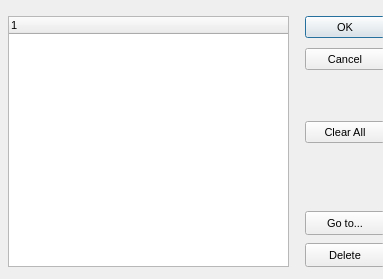
<?xml version="1.0"?>
<ui version="4.0">
  <class>ObjectTreeDialog</class>
  <widget class="QDialog" name="IDD_OBJTREEDLG">
    <property name="geometry">
      <rect>
        <x>0</x>
        <y>0</y>
        <width>383</width>
        <height>279</height>
      </rect>
    </property>
    <property name="windowTitle">
      <string>Objects</string>
    </property>
    <property name="font">
      <font>
        <family>Liberation Sans</family>
        <pointsize>8</pointsize>
        <bold>false</bold>
        <italic>false</italic>
      </font>
    </property>
    <property name="enabled">
      <bool>true</bool>
    </property>
    <property name="windowFlags">
      <set>Qt::Dialog|Qt::WindowCloseButtonHint</set>
    </property>
    <property name="minimumSize">
      <size>
        <width>383</width>
        <height>279</height>
      </size>
    </property>
    <property name="maximumSize">
      <size>
        <width>383</width>
        <height>279</height>
      </size>
    </property>
    <widget class="QTreeWidget" name="IDC_OBJTREE">
      <property name="geometry">
        <rect>
          <x>8</x>
          <y>16</y>
          <width>281</width>
          <height>251</height>
        </rect>
      </property>
      <property name="visible">
        <bool>true</bool>
      </property>
      <property name="enabled">
        <bool>true</bool>
      </property>
      <property name="rootIsDecorated">
        <bool>true</bool>
      </property>
    </widget>
    <widget class="QPushButton" name="IDOK">
      <property name="geometry">
        <rect>
          <x>305</x>
          <y>16</y>
          <width>80</width>
          <height>22</height>
        </rect>
      </property>
      <property name="text">
        <string>OK</string>
      </property>
      <property name="visible">
        <bool>true</bool>
      </property>
      <property name="enabled">
        <bool>true</bool>
      </property>
      <property name="default">
        <bool>true</bool>
      </property>
      <property name="autoDefault">
        <bool>true</bool>
      </property>
    </widget>
    <widget class="QPushButton" name="IDCANCEL">
      <property name="geometry">
        <rect>
          <x>305</x>
          <y>48</y>
          <width>80</width>
          <height>22</height>
        </rect>
      </property>
      <property name="text">
        <string>Cancel</string>
      </property>
      <property name="visible">
        <bool>true</bool>
      </property>
      <property name="enabled">
        <bool>true</bool>
      </property>
      <property name="default">
        <bool>false</bool>
      </property>
      <property name="autoDefault">
        <bool>false</bool>
      </property>
    </widget>
    <widget class="QPushButton" name="IDC_CLEAR">
      <property name="geometry">
        <rect>
          <x>305</x>
          <y>121</y>
          <width>80</width>
          <height>22</height>
        </rect>
      </property>
      <property name="text">
        <string>Clear All</string>
      </property>
      <property name="visible">
        <bool>true</bool>
      </property>
      <property name="enabled">
        <bool>true</bool>
      </property>
      <property name="default">
        <bool>false</bool>
      </property>
      <property name="autoDefault">
        <bool>false</bool>
      </property>
    </widget>
    <widget class="QPushButton" name="IDC_GOTO">
      <property name="geometry">
        <rect>
          <x>305</x>
          <y>211</y>
          <width>80</width>
          <height>24</height>
        </rect>
      </property>
      <property name="text">
        <string>Go to...</string>
      </property>
      <property name="visible">
        <bool>true</bool>
      </property>
      <property name="enabled">
        <bool>true</bool>
      </property>
      <property name="default">
        <bool>false</bool>
      </property>
      <property name="autoDefault">
        <bool>false</bool>
      </property>
    </widget>
    <widget class="QPushButton" name="IDC_DELETE">
      <property name="geometry">
        <rect>
          <x>305</x>
          <y>243</y>
          <width>80</width>
          <height>24</height>
        </rect>
      </property>
      <property name="text">
        <string>Delete</string>
      </property>
      <property name="visible">
        <bool>true</bool>
      </property>
      <property name="enabled">
        <bool>true</bool>
      </property>
      <property name="default">
        <bool>false</bool>
      </property>
      <property name="autoDefault">
        <bool>false</bool>
      </property>
    </widget>
    <action name="IDD_ORPHANHUNTER">
      <property name="text">
        <string>Orphan Hunter</string>
      </property>
    </action>
    <action name="IDD_REORDER_PAGES">
      <property name="text">
        <string>Reorder Net Pages</string>
      </property>
    </action>
    <action name="IDD_SHOW_ALL_CHECKED_OUT">
      <property name="text">
        <string>Show All Pages Checked Out</string>
      </property>
    </action>
    <action name="IDM_IMPORT_BITMAP">
      <property name="text">
        <string>Bitmap/Animation Converter...</string>
      </property>
    </action>
    <action name="ID_APP_ABOUT">
      <property name="text">
        <string>&amp;About editor...</string>
      </property>
    </action>
    <action name="ID_APP_EXIT">
      <property name="text">
        <string>E&amp;xit</string>
      </property>
      <property name="shortcut">
        <string>Alt+X</string>
      </property>
    </action>
    <action name="ID_BRIEFING_EDITOR">
      <property name="text">
        <string>Briefing Editor...</string>
      </property>
    </action>
    <action name="ID_BUTTON_LIGHTING">
      <property name="text">
        <string>ID_BUTTON_LIGHTING</string>
      </property>
    </action>
    <action name="ID_BUTTON_OUTLINE">
      <property name="text">
        <string>ID_BUTTON_OUTLINE</string>
      </property>
    </action>
    <action name="ID_BUTTON_WINDOWSELECTION">
      <property name="text">
        <string>ID_BUTTON_WINDOWSELECTION</string>
      </property>
    </action>
    <action name="ID_D3HELP">
      <property name="text">
        <string>Help on D3 Editor</string>
      </property>
    </action>
    <action name="ID_EDITORS_AIPROPERTIES">
      <property name="text">
        <string>AI Properties...</string>
      </property>
    </action>
    <action name="ID_EDITORS_AMBIENTSOUNDS">
      <property name="text">
        <string>Ambient Sounds...</string>
      </property>
    </action>
    <action name="ID_EDITORS_DALLAS">
      <property name="text">
        <string>Dallas Graphical Script Editor...</string>
      </property>
    </action>
    <action name="ID_EDITORS_FILES">
      <property name="text">
        <string>Files...</string>
      </property>
    </action>
    <action name="ID_EDITORS_MEGACELLS">
      <property name="text">
        <string>Megacells...</string>
      </property>
    </action>
    <action name="ID_EDIT_ADDSELECT">
      <property name="text">
        <string>Add Current Room to Selected List</string>
      </property>
    </action>
    <action name="ID_EDIT_ATTACH">
      <property name="text">
        <string>&amp;Attach</string>
      </property>
    </action>
    <action name="ID_EDIT_CLEARSELECTED">
      <property name="text">
        <string>Clear Selected List</string>
      </property>
    </action>
    <action name="ID_EDIT_COPY">
      <property name="text">
        <string>&amp;Copy</string>
      </property>
      <property name="shortcut">
        <string>Ctrl+Ins</string>
      </property>
    </action>
    <action name="ID_EDIT_CUT">
      <property name="text">
        <string>Cu&amp;t</string>
      </property>
      <property name="shortcut">
        <string>Shift+Del</string>
      </property>
    </action>
    <action name="ID_EDIT_DELETE">
      <property name="text">
        <string>&amp;Delete</string>
      </property>
    </action>
    <action name="ID_EDIT_LOADSCRAP">
      <property name="text">
        <string>Load Scrap from Disk</string>
      </property>
    </action>
    <action name="ID_EDIT_PASTE">
      <property name="text">
        <string>&amp;Paste</string>
      </property>
      <property name="shortcut">
        <string>Shift+Ins</string>
      </property>
    </action>
    <action name="ID_EDIT_PLACE">
      <property name="text">
        <string>&amp;Place in Mine</string>
      </property>
    </action>
    <action name="ID_EDIT_PLACE_TERRAIN">
      <property name="text">
        <string>&amp;Place on Terrain</string>
      </property>
    </action>
    <action name="ID_EDIT_REMOVESELECT">
      <property name="text">
        <string>Remove Current Room from Selected List</string>
      </property>
    </action>
    <action name="ID_EDIT_SAVESCRAP">
      <property name="text">
        <string>Save Scrap to Disk</string>
      </property>
    </action>
    <action name="ID_EDIT_SELECTATTACHED">
      <property name="text">
        <string>Select All Rooms Attached to Current Room</string>
      </property>
    </action>
    <action name="ID_EDIT_UNDO">
      <property name="text">
        <string>&amp;Undo</string>
      </property>
      <property name="shortcut">
        <string>Alt+Backspace</string>
      </property>
    </action>
    <action name="ID_FILE_AUTOSAVE">
      <property name="text">
        <string>Autosave</string>
      </property>
      <property name="checkable">
        <bool>true</bool>
      </property>
    </action>
    <action name="ID_FILE_CHECKMINE">
      <property name="text">
        <string>&amp;Check Mine</string>
      </property>
    </action>
    <action name="ID_FILE_FIXCRACKS">
      <property name="text">
        <string>Fix Level Cracks</string>
      </property>
    </action>
    <action name="ID_FILE_FIXDEGENERATEFACES">
      <property name="text">
        <string>Fix/Remove Degenerate Faces</string>
      </property>
    </action>
    <action name="ID_FILE_IMPORT_ROOM">
      <property name="text">
        <string>Import 3DSMax Room</string>
      </property>
    </action>
    <action name="ID_FILE_INFORMATION">
      <property name="text">
        <string>&amp;Information</string>
      </property>
      <property name="shortcut">
        <string>Alt+I</string>
      </property>
    </action>
    <action name="ID_FILE_LEAVE_EDITOR">
      <property name="text">
        <string>Go to main menu...</string>
      </property>
    </action>
    <action name="ID_FILE_LEVELPROPS">
      <property name="text">
        <string>Set Selected Room(s) Properties</string>
      </property>
    </action>
    <action name="ID_FILE_LEVEL_INFO">
      <property name="text">
        <string>Edit Level Info...</string>
      </property>
    </action>
    <action name="ID_FILE_MRU_FILE1">
      <property name="text">
        <string>Recent File</string>
      </property>
      <property name="enabled">
        <bool>false</bool>
      </property>
    </action>
    <action name="ID_FILE_NEW">
      <property name="text">
        <string>&amp;New</string>
      </property>
      <property name="shortcut">
        <string>Ctrl+N</string>
      </property>
    </action>
    <action name="ID_FILE_OPEN">
      <property name="text">
        <string>&amp;Open...</string>
      </property>
      <property name="shortcut">
        <string>Ctrl+O</string>
      </property>
    </action>
    <action name="ID_FILE_PLAY640X480">
      <property name="text">
        <string>&amp;Play in 640 x 480</string>
      </property>
      <property name="shortcut">
        <string>Alt+P</string>
      </property>
    </action>
    <action name="ID_FILE_PREFERENCES">
      <property name="text">
        <string>Preferences</string>
      </property>
    </action>
    <action name="ID_FILE_PRINT">
      <property name="text">
        <string>&amp;Print...</string>
      </property>
      <property name="shortcut">
        <string>Ctrl+P</string>
      </property>
    </action>
    <action name="ID_FILE_PRINT_PREVIEW">
      <property name="text">
        <string>Print Pre&amp;view</string>
      </property>
    </action>
    <action name="ID_FILE_PRINT_SETUP">
      <property name="text">
        <string>P&amp;rint Setup...</string>
      </property>
    </action>
    <action name="ID_FILE_REMOVEDUPLICATEFACESFROMCURRENTROOM">
      <property name="text">
        <string>Remove Duplicate Faces from Current Room</string>
      </property>
    </action>
    <action name="ID_FILE_REMOVEEXTRAPOINTS">
      <property name="text">
        <string>Remove Extra Points</string>
      </property>
    </action>
    <action name="ID_FILE_RESTOREGAMESTATE">
      <property name="text">
        <string>Restore Gamestate</string>
      </property>
    </action>
    <action name="ID_FILE_SAVE">
      <property name="text">
        <string>&amp;Save</string>
      </property>
      <property name="shortcut">
        <string>Ctrl+S</string>
      </property>
    </action>
    <action name="ID_FILE_SAVEGOALTEXT">
      <property name="text">
        <string>Save Goal Text to File</string>
      </property>
    </action>
    <action name="ID_FILE_SAVE_AS">
      <property name="text">
        <string>Save &amp;As...</string>
      </property>
    </action>
    <action name="ID_FILE_SAVE_COPY_AS">
      <property name="text">
        <string>Save Copy &amp;As...</string>
      </property>
    </action>
    <action name="ID_FILE_STATS">
      <property name="text">
        <string>Show Level Stats</string>
      </property>
    </action>
    <action name="ID_FILE_UPDATE">
      <property name="text">
        <string>&amp;Update</string>
      </property>
      <property name="shortcut">
        <string>Ctrl+S</string>
      </property>
    </action>
    <action name="ID_FILE_VERIFY_LEVEL">
      <property name="text">
        <string>Verify Level</string>
      </property>
    </action>
    <action name="ID_HOTSPOT_TGA">
      <property name="text">
        <string>HotSpot TGA Extractor...</string>
      </property>
    </action>
    <action name="ID_MINE_VIEW">
      <property name="text">
        <string>Mine View</string>
      </property>
      <property name="shortcut">
        <string>F2</string>
      </property>
    </action>
    <action name="ID_OBJBUTTON">
      <property name="text">
        <string>ID_OBJBUTTON</string>
      </property>
    </action>
    <action name="ID_OBJECT_DELETEOBJECT">
      <property name="text">
        <string>Delete Object</string>
      </property>
      <property name="shortcut">
        <string>Del</string>
      </property>
    </action>
    <action name="ID_OBJECT_MOVEPLAYER">
      <property name="text">
        <string>Move Player 0 to Viewer</string>
      </property>
    </action>
    <action name="ID_OBJECT_PLACECAMERAATCURRENTFACE">
      <property name="text">
        <string>Create New Camera at Current Face</string>
      </property>
    </action>
    <action name="ID_OBJECT_PLACECAMERAATVIEWER">
      <property name="text">
        <string>Create New Camera at Viewer</string>
      </property>
    </action>
    <action name="ID_OBJECT_PLACEOBJECT">
      <property name="text">
        <string>Place Object</string>
      </property>
      <property name="shortcut">
        <string>Ins</string>
      </property>
    </action>
    <action name="ID_OBJECT_PLACESOUNDSOURCEATVIEWER">
      <property name="text">
        <string>Create SoundSource at Viewer</string>
      </property>
    </action>
    <action name="ID_OBJECT_PLACEWAYPOINTATVIEWER">
      <property name="text">
        <string>Place Waypoint at Viewer</string>
      </property>
    </action>
    <action name="ID_OBJECT_SELECTBYNUMBER">
      <property name="text">
        <string>Select Object By Number</string>
      </property>
    </action>
    <action name="ID_OBJECT_SETCAMERAFROMVIEWER">
      <property name="text">
        <string>Move Camera to Viewer</string>
      </property>
    </action>
    <action name="ID_OBJECT_SETVIEWERFROMCAMERA">
      <property name="text">
        <string>Move Viewer to Camera</string>
      </property>
    </action>
    <action name="ID_OSIRISCOMPILE">
      <property name="text">
        <string>ID_OSIRISCOMPILE</string>
      </property>
    </action>
    <action name="ID_REINIT_OPENGL">
      <property name="text">
        <string>ID_REINIT_OPENGL</string>
      </property>
    </action>
    <action name="ID_ROOM_ADD">
      <property name="text">
        <string>&amp;Add Room at Current Face</string>
      </property>
      <property name="shortcut">
        <string>Shift+A</string>
      </property>
    </action>
    <action name="ID_ROOM_ADDVERTTONEWFACE">
      <property name="text">
        <string>Add Vert to New Face</string>
      </property>
      <property name="shortcut">
        <string>Shift+V</string>
      </property>
    </action>
    <action name="ID_ROOM_ATTACHROOM">
      <property name="text">
        <string>Attach Room</string>
      </property>
    </action>
    <action name="ID_ROOM_BUILDBRIDGE">
      <property name="text">
        <string>&amp;Build Bridge</string>
      </property>
    </action>
    <action name="ID_ROOM_BUILDSMOOTHBRIDGE">
      <property name="text">
        <string>Build Smooth Bridge</string>
      </property>
      <property name="shortcut">
        <string>Ctrl+B</string>
      </property>
    </action>
    <action name="ID_ROOM_CLEARCENTERPOINT">
      <property name="text">
        <string>Clear Center Point</string>
      </property>
    </action>
    <action name="ID_ROOM_COMBINE">
      <property name="text">
        <string>Combine Rooms</string>
      </property>
    </action>
    <action name="ID_ROOM_DELETE">
      <property name="text">
        <string>Delete Current Room</string>
      </property>
    </action>
    <action name="ID_ROOM_DELETECONNECTEDFACES">
      <property name="text">
        <string>Delete Connected Faces</string>
      </property>
    </action>
    <action name="ID_ROOM_DELETEFACE">
      <property name="text">
        <string>Delete Current Face</string>
      </property>
    </action>
    <action name="ID_ROOM_DELETEPORTAL">
      <property name="text">
        <string>Delete Current Portal</string>
      </property>
    </action>
    <action name="ID_ROOM_DELETEVERT">
      <property name="text">
        <string>Delete Current Vert From Face</string>
      </property>
    </action>
    <action name="ID_ROOM_DROPROOM">
      <property name="text">
        <string>Drop Room</string>
      </property>
    </action>
    <action name="ID_ROOM_FACE_ADDVERTTOEDGE">
      <property name="text">
        <string>Add Vert To Edge</string>
      </property>
    </action>
    <action name="ID_ROOM_FACE_DELETEVERTONEDGE">
      <property name="text">
        <string>Delete Vert on Edge</string>
      </property>
    </action>
    <action name="ID_ROOM_FACE_MOVEVERTONEDGE">
      <property name="text">
        <string>Move Vert on Edge</string>
      </property>
    </action>
    <action name="ID_ROOM_FACE_SPLITFACE">
      <property name="text">
        <string>Split Face</string>
      </property>
    </action>
    <action name="ID_ROOM_FINISHNEWFACE">
      <property name="text">
        <string>Add Last Point to New Face (Finish Face)</string>
      </property>
    </action>
    <action name="ID_ROOM_GRABTEXTURE">
      <property name="text">
        <string>Grab Texture</string>
      </property>
      <property name="shortcut">
        <string>G</string>
      </property>
    </action>
    <action name="ID_ROOM_JOINROOMS">
      <property name="text">
        <string>Join Rooms</string>
      </property>
    </action>
    <action name="ID_ROOM_JOINROOMSEXACT">
      <property name="text">
        <string>Join Rooms Exact</string>
      </property>
    </action>
    <action name="ID_ROOM_JOIN_ADJACENT_FACES">
      <property name="text">
        <string>Join Adjacent Faces</string>
      </property>
    </action>
    <action name="ID_ROOM_LINKTONEWEXTERNAL">
      <property name="text">
        <string>Link Room to New External Room</string>
      </property>
    </action>
    <action name="ID_ROOM_MARK">
      <property name="text">
        <string>&amp;Mark Room/Face</string>
      </property>
      <property name="shortcut">
        <string>Ctrl+M</string>
      </property>
    </action>
    <action name="ID_ROOM_MERGEOBJECTINTOROOM">
      <property name="text">
        <string>Merge Object into Room</string>
      </property>
    </action>
    <action name="ID_ROOM_NEXTFACE">
      <property name="text">
        <string>Next Face</string>
      </property>
      <property name="shortcut">
        <string>F</string>
      </property>
    </action>
    <action name="ID_ROOM_PLACEROOM">
      <property name="text">
        <string>Place Room at Current Room</string>
      </property>
    </action>
    <action name="ID_ROOM_PLACETERRAINROOM">
      <property name="text">
        <string>Place Room at Current Terrain Cell</string>
      </property>
    </action>
    <action name="ID_ROOM_PREVIOUSFACE">
      <property name="text">
        <string>Previous Face</string>
      </property>
      <property name="shortcut">
        <string>Shift+F</string>
      </property>
    </action>
    <action name="ID_ROOM_PROPAGATETOADJACENTCOPLANARFACES">
      <property name="text">
        <string>Propagate to Adjacent Coplanar Faces</string>
      </property>
      <property name="shortcut">
        <string>Ctrl+F</string>
      </property>
    </action>
    <action name="ID_ROOM_PROPAGATETOALL">
      <property name="text">
        <string>Propagate to All Faces in Room</string>
      </property>
      <property name="shortcut">
        <string>Shift+R</string>
      </property>
    </action>
    <action name="ID_ROOM_RENAMEROOM">
      <property name="text">
        <string>Rename Room</string>
      </property>
      <property name="shortcut">
        <string>Ctrl+R</string>
      </property>
    </action>
    <action name="ID_ROOM_ROTATEPLACEDROOM45DEGREES">
      <property name="text">
        <string>Rotate Placed Room 45 Degrees</string>
      </property>
    </action>
    <action name="ID_ROOM_SAVECURRENTROOM">
      <property name="text">
        <string>Save Current Room</string>
      </property>
    </action>
    <action name="ID_ROOM_SELECTBYNUMBER">
      <property name="text">
        <string>Select Room by Number</string>
      </property>
    </action>
    <action name="ID_ROOM_SELECTFACEBYNUMBER">
      <property name="text">
        <string>Select Face by Number</string>
      </property>
    </action>
    <action name="ID_ROOM_SETCENTERFROMVIEWER">
      <property name="text">
        <string>Set Room Center from Viewer</string>
      </property>
    </action>
    <action name="ID_ROOM_SNAPPLACEDROOM">
      <property name="text">
        <string>Snap Placed Room</string>
      </property>
    </action>
    <action name="ID_ROOM_SNAPPOINTTOEDGE">
      <property name="text">
        <string>Snap Point to Edge</string>
      </property>
    </action>
    <action name="ID_ROOM_SNAPPOINTTOFACE">
      <property name="text">
        <string>Snap Point to Face</string>
      </property>
    </action>
    <action name="ID_ROOM_SNAPPOINTTOPOINT">
      <property name="text">
        <string>Snap Point to Point</string>
      </property>
    </action>
    <action name="ID_ROOM_SPLITFACE">
      <property name="text">
        <string>Triangulate face</string>
      </property>
    </action>
    <action name="ID_ROOM_STARTNEWFACE">
      <property name="text">
        <string>Add First Point to New Face (Start Face)</string>
      </property>
    </action>
    <action name="ID_ROOM_SWAPMAKEDANDCURRENTROOMFACE">
      <property name="text">
        <string>Swap Marked and Current Room/Face</string>
      </property>
    </action>
    <action name="ID_ROOM_UNDOSNAP">
      <property name="text">
        <string>Undo Snap</string>
      </property>
    </action>
    <action name="ID_ROOM_UNPLACEROOM">
      <property name="text">
        <string>Un-place Room/Group/Door</string>
      </property>
    </action>
    <action name="ID_ROOM_VIEW">
      <property name="text">
        <string>Room View</string>
      </property>
      <property name="shortcut">
        <string>F4</string>
      </property>
    </action>
    <action name="ID_SCRIPT_LEVEL_INTERFACE">
      <property name="text">
        <string>Levels and Scripts...</string>
      </property>
    </action>
    <action name="ID_SUBEDITORS_FONT">
      <property name="text">
        <string>Font Editor...</string>
      </property>
    </action>
    <action name="ID_SUBEDITORS_HOGMAKER">
      <property name="text">
        <string>Hog Maker...</string>
      </property>
    </action>
    <action name="ID_SUBEDITORS_TABLEFILEEDIT">
      <property name="text">
        <string>Table File Text Editor...</string>
      </property>
    </action>
    <action name="ID_SUBEDITORS_TABLEFILEFILTER">
      <property name="text">
        <string>Table File Filter...</string>
      </property>
    </action>
    <action name="ID_TABLEEDIT_FILE_EXIT">
      <property name="text">
        <string>&amp;Exit</string>
      </property>
    </action>
    <action name="ID_TABLEEDIT_FILE_LOAD">
      <property name="text">
        <string>&amp;Load...</string>
      </property>
    </action>
    <action name="ID_TABLEEDIT_FILE_SAVE">
      <property name="text">
        <string>&amp;Save</string>
      </property>
    </action>
    <action name="ID_TABLEEDIT_FILE_SAVE_AS">
      <property name="text">
        <string>S&amp;ave as...</string>
      </property>
    </action>
    <action name="ID_TABLEFILTER_FILE_EXIT">
      <property name="text">
        <string>Exit</string>
      </property>
    </action>
    <action name="ID_TABLEFILTER_FILE_LOAD">
      <property name="text">
        <string>Load...</string>
      </property>
    </action>
    <action name="ID_TABLEFILTER_FILE_NEW">
      <property name="text">
        <string>New</string>
      </property>
    </action>
    <action name="ID_TABLEFILTER_FILE_SAVE">
      <property name="text">
        <string>Save</string>
      </property>
    </action>
    <action name="ID_TABLEFILTER_FILE_SAVEAS">
      <property name="text">
        <string>Save as...</string>
      </property>
    </action>
    <action name="ID_TERRAIN_VIEW">
      <property name="text">
        <string>Terrain View</string>
      </property>
      <property name="shortcut">
        <string>F3</string>
      </property>
    </action>
    <action name="ID_TEST_TEST1">
      <property name="text">
        <string>Test function 1</string>
      </property>
    </action>
    <action name="ID_TEST_TEST2">
      <property name="text">
        <string>Test function 2</string>
      </property>
    </action>
    <action name="ID_TEST_TEST3">
      <property name="text">
        <string>Test function 3</string>
      </property>
    </action>
    <action name="ID_TOOLS_WORLD_OBJECTS_BUILDINGS">
      <property name="text">
        <string>Buildings...</string>
      </property>
    </action>
    <action name="ID_TOOLS_WORLD_OBJECTS_CLUTTER">
      <property name="text">
        <string>Clutter...</string>
      </property>
    </action>
    <action name="ID_TOOLS_WORLD_OBJECTS_DOOR">
      <property name="text">
        <string>Doors...</string>
      </property>
    </action>
    <action name="ID_TOOLS_WORLD_OBJECTS_LIGHTS">
      <property name="text">
        <string>Lights...</string>
      </property>
    </action>
    <action name="ID_TOOLS_WORLD_OBJECTS_PLAYER">
      <property name="text">
        <string>Player Ships...</string>
      </property>
    </action>
    <action name="ID_TOOLS_WORLD_OBJECTS_POWERUPS">
      <property name="text">
        <string>Powerups...</string>
      </property>
    </action>
    <action name="ID_TOOLS_WORLD_OBJECTS_ROBOTS">
      <property name="text">
        <string>Robots...</string>
      </property>
    </action>
    <action name="ID_TOOLS_WORLD_OBJECTS_SOUND">
      <property name="text">
        <string>Sounds...</string>
      </property>
    </action>
    <action name="ID_TOOLS_WORLD_TEXTURES">
      <property name="text">
        <string>Textures...</string>
      </property>
    </action>
    <action name="ID_TOOLS_WORLD_WEAPONS">
      <property name="text">
        <string>Weapons...</string>
      </property>
    </action>
    <action name="ID_VIEW_CENTERONCUBE">
      <property name="text">
        <string>Center on Current &amp;Room</string>
      </property>
      <property name="shortcut">
        <string>Home</string>
      </property>
    </action>
    <action name="ID_VIEW_CENTERONMINE">
      <property name="text">
        <string>Center on &amp;Mine Origin</string>
      </property>
    </action>
    <action name="ID_VIEW_CENTERONOBJECT">
      <property name="text">
        <string>Center on Current &amp;Object</string>
      </property>
    </action>
    <action name="ID_VIEW_DELETEVIEWER">
      <property name="text">
        <string>Delete Viewer</string>
      </property>
    </action>
    <action name="ID_VIEW_FLIP">
      <property name="text">
        <string>Flip Viewer</string>
      </property>
      <property name="shortcut">
        <string>/</string>
      </property>
    </action>
    <action name="ID_VIEW_KEYPAD_TOGGLE">
      <property name="text">
        <string>Keypad</string>
      </property>
      <property name="shortcut">
        <string>F10</string>
      </property>
    </action>
    <action name="ID_VIEW_MOVECAMERATOCURRENTOBJECT">
      <property name="text">
        <string>Move camera to Current Object</string>
      </property>
    </action>
    <action name="ID_VIEW_MOVECAMERATOSELECTEDFACE">
      <property name="text">
        <string>Move camera to &amp;Current Face</string>
      </property>
      <property name="shortcut">
        <string>Shift+C</string>
      </property>
    </action>
    <action name="ID_VIEW_MOVECAMERATOSELECTEDROOM">
      <property name="text">
        <string>Move camera to &amp;Current Room</string>
      </property>
      <property name="shortcut">
        <string>C</string>
      </property>
    </action>
    <action name="ID_VIEW_NEWVIEWER">
      <property name="text">
        <string>New Viewer</string>
      </property>
    </action>
    <action name="ID_VIEW_NEXTVIEWER">
      <property name="text">
        <string>Next Viewer</string>
      </property>
    </action>
    <action name="ID_VIEW_RESETVIEWRADIUS">
      <property name="text">
        <string>Reset View Radius</string>
      </property>
    </action>
    <action name="ID_VIEW_SHOWOBJECTSINWIREFRAMEVIEW">
      <property name="text">
        <string>Show objects in Wireframe view</string>
      </property>
    </action>
    <action name="ID_VIEW_SHOWVIEWERFORWARDVECTOR">
      <property name="text">
        <string>Show Viewer Forward Vector</string>
      </property>
    </action>
    <action name="ID_VIEW_STATUS_BAR">
      <property name="text">
        <string>&amp;Status Bar</string>
      </property>
    </action>
    <action name="ID_VIEW_TEXTUREMINE">
      <property name="text">
        <string>Te&amp;xtured view</string>
      </property>
    </action>
    <action name="ID_VIEW_TOOLBAR">
      <property name="text">
        <string>&amp;Toolbar</string>
      </property>
    </action>
    <action name="ID_VIEW_VIEWPROP">
      <property name="text">
        <string>Display Viewer Properties</string>
      </property>
    </action>
    <action name="ID_VIEW_WIREFRAMEMINE">
      <property name="text">
        <string>&amp;Wireframe view</string>
      </property>
    </action>
    <action name="ID_WINDOW_CASCADE">
      <property name="text">
        <string>&amp;Cascade</string>
      </property>
    </action>
    <action name="ID_WINDOW_TILE">
      <property name="text">
        <string>&amp;Tile</string>
      </property>
    </action>
    <action name="ID_ZBUTTON">
      <property name="text">
        <string>ID_ZBUTTON</string>
      </property>
    </action>
  </widget>
</ui>
